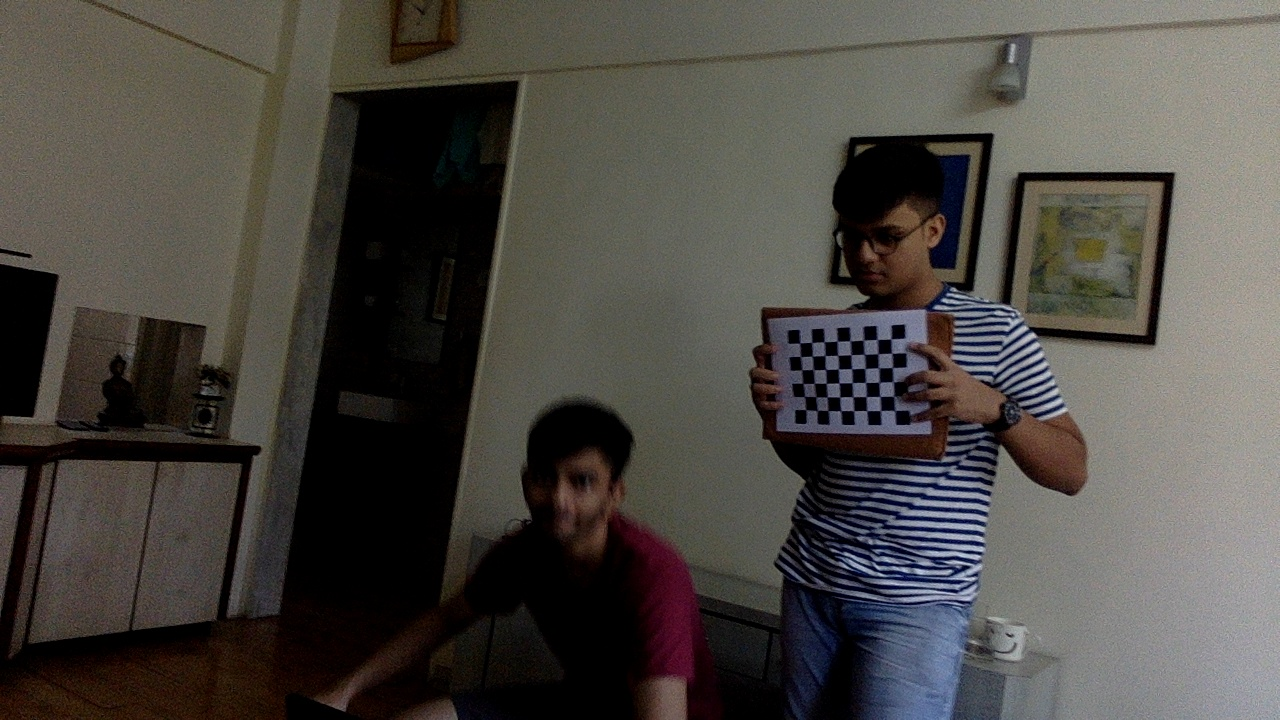
#> input picture Task 0/Task 0.2/picture0.jpg, 1280 x 720 px; its folder holds 4 pictures in this run
$ python calibrate.py
#> lines starting #> are read from the running program, lines starting #| are printed output that depends on the picture
import numpy as np
import cv2
import glob

# termination criteria
criteria = (cv2.TERM_CRITERIA_EPS + cv2.TERM_CRITERIA_MAX_ITER, 30, 0.001)

# prepare object points, like (0,0,0), (1,0,0), (2,0,0) ....,(6,5,0)
objp = np.zeros((6*8,3), np.float32)
objp[:,:2] = np.mgrid[0:8,0:6].T.reshape(-1,2)

# Arrays to store object points and image points from all the images.
objpoints = [] # 3d point in real world space
imgpoints = [] # 2d points in image plane.

images = glob.glob('*.jpg')
ctr = 0
for fname in images:
    img = cv2.imread(fname)
#> img is the input picture: shape (720, 1280, 3); mean B, G, R 67.5, 72.2, 75.8
    gray = cv2.cvtColor(img,cv2.COLOR_BGR2GRAY)
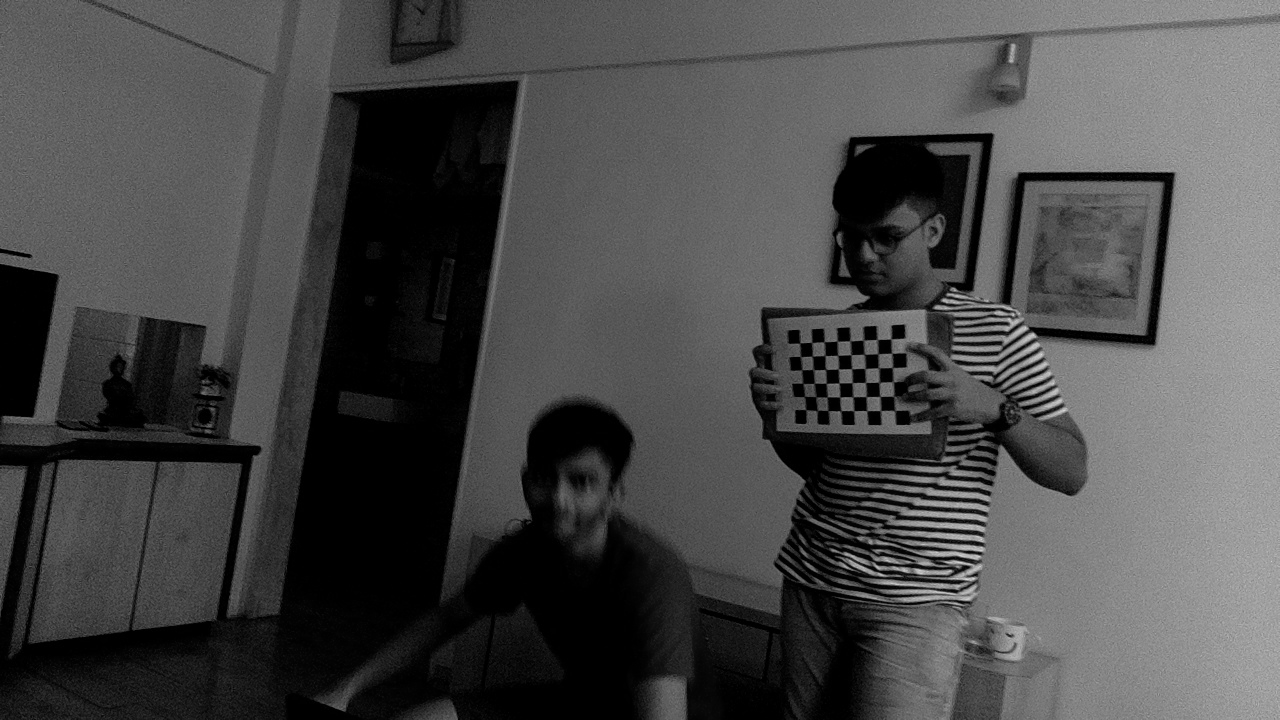
#> gray: shape (720, 1280); min 0, max 218, mean 72.7

    # Find the chess board corners
    ret, corners = cv2.findChessboardCorners(gray, (8,6),None)
#> ret = True; corners = 48 rows, first 8: [799.7, 343.1], [811.6, 342.2], [824, 341.8], [836.8, 340.7], [850, 340.6], [863.5, 340.3], [877.3, 339.3], [890.7, 338.8]

    # If found, add object points, image points (after refining them)
    if ret == True:
        objpoints.append(objp)
        print (fname)

        corners2 = cv2.cornerSubPix(gray,corners,(11,11),(-1,-1),criteria)
#> corners2 = 48 rows, first 8: [806.8, 342.8], [806.9, 342.8], [818.3, 341.9], [830.8, 341.6], [850.2, 340.8], [863.5, 340.1], [877.1, 339.4], [891.1, 339]
        imgpoints.append(corners2)
#> pass 2 of the loop `for fname in images:`:
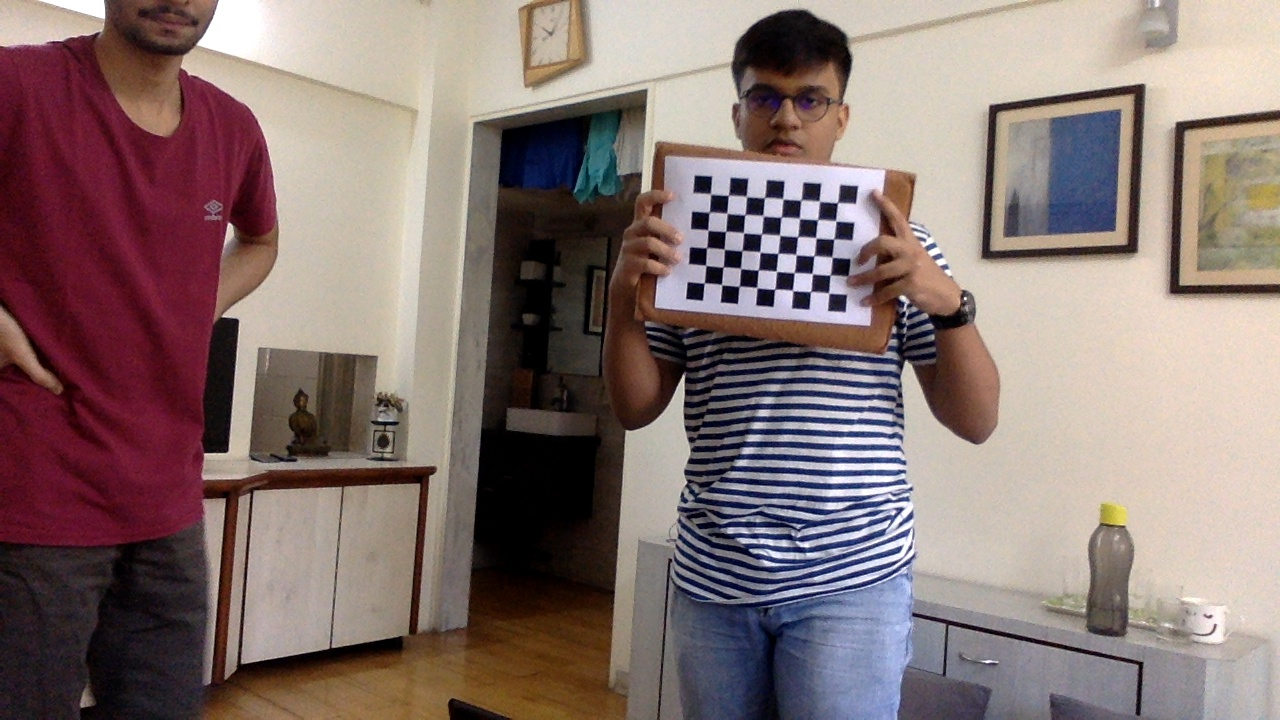
#> input picture Task 0/Task 0.2/picture1.jpg, 1280 x 720 px
#> img is the input picture: shape (720, 1280, 3); mean B, G, R 113.5, 116.3, 134.8
#> `gray = cv2.cvtColor(img,cv2.COLOR_BGR2GRAY)`:
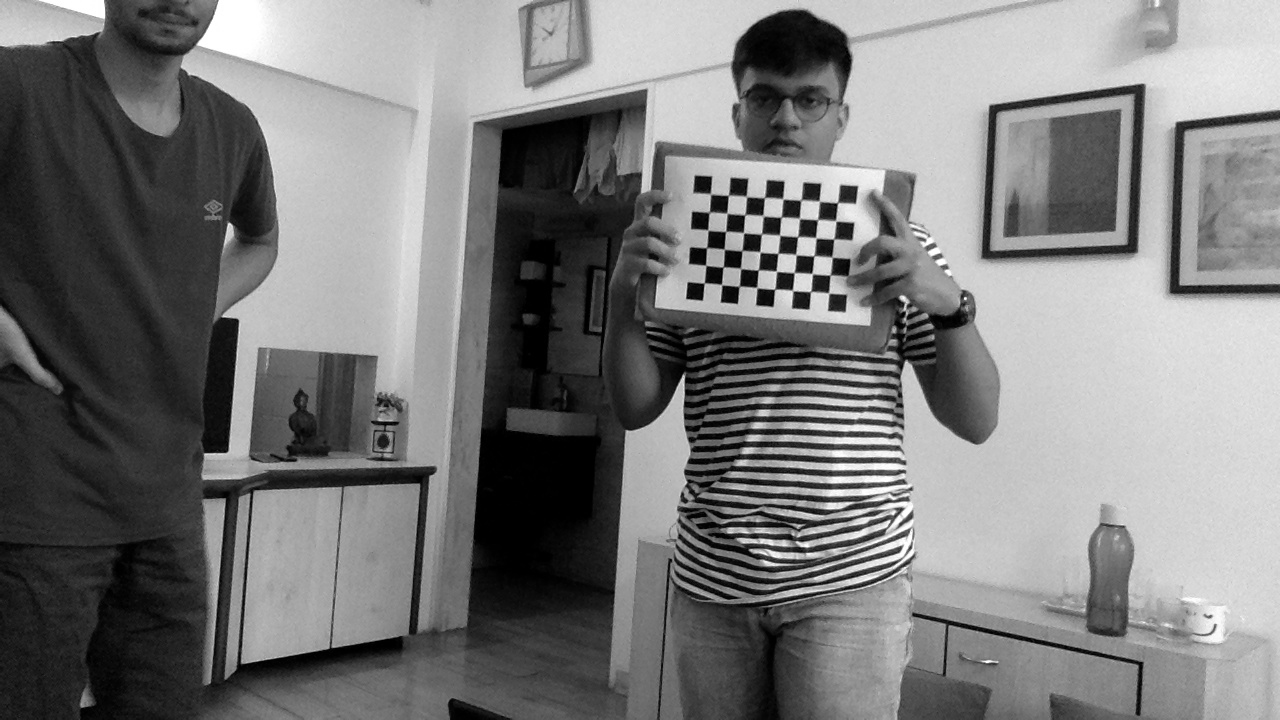
#> gray: shape (720, 1280); min 0, max 255, mean 121.6
#> corners = 48 rows, first 8: [710.5, 194.2], [728, 195.9], [746.6, 197.6], [764.3, 198.4], [782.8, 199.4], [800.4, 200.7], [819.1, 200.7], [837.2, 203]
#> corners2 = 48 rows, first 8: [710.5, 193.9], [728.4, 195.3], [746.5, 196.4], [764.5, 197.6], [782.8, 198.8], [801, 200], [819.3, 201.2], [837.5, 202.7]
#> pass 3 of the loop `for fname in images:`:
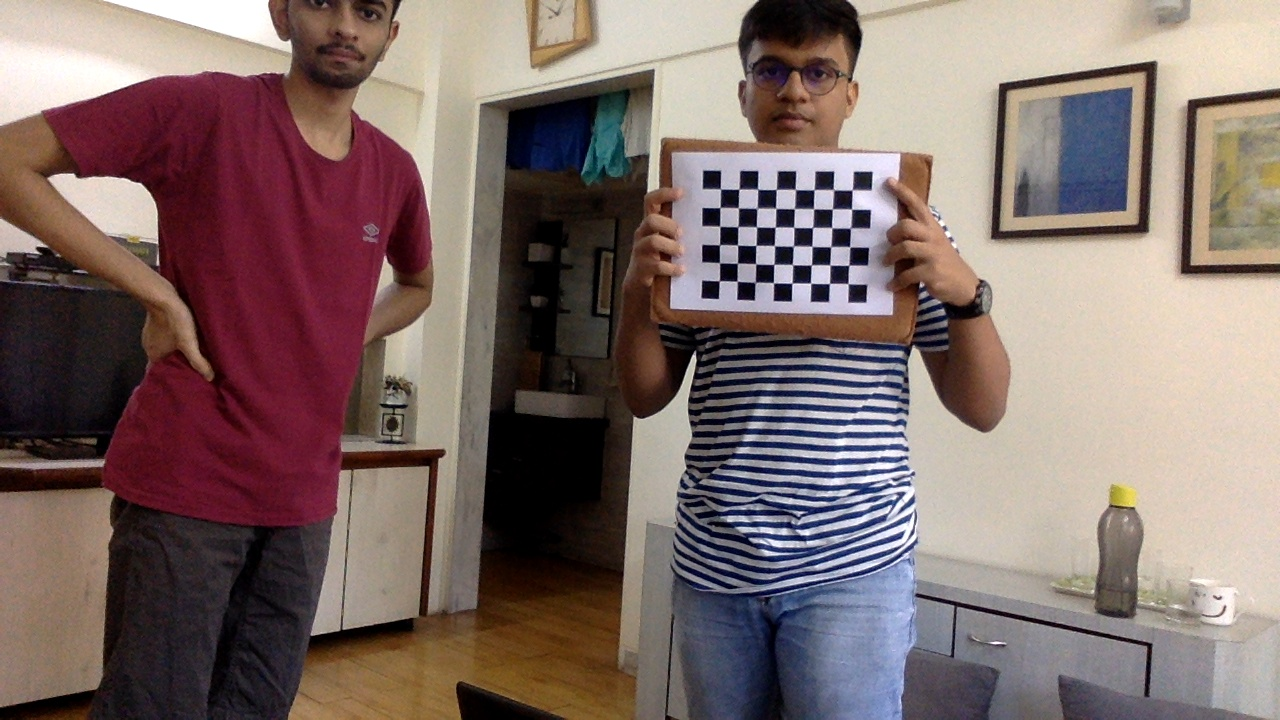
#> input picture Task 0/Task 0.2/picture10.jpg, 1280 x 720 px
#> img is the input picture: shape (720, 1280, 3); mean B, G, R 105.2, 109, 127.5
#> `gray = cv2.cvtColor(img,cv2.COLOR_BGR2GRAY)`:
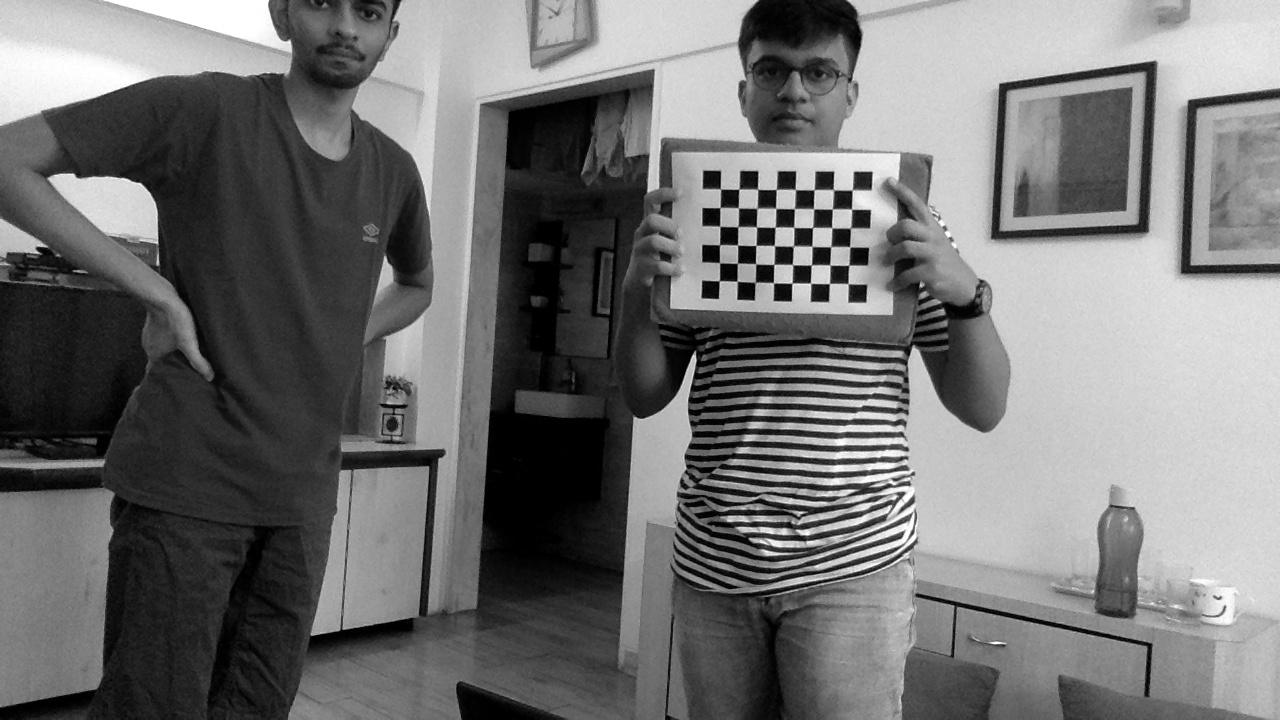
#> gray: shape (720, 1280); min 0, max 255, mean 114.1
#> corners = 48 rows, first 8: [720.6, 189], [738.8, 189.3], [757.6, 189.2], [776, 189.6], [795.3, 189.4], [813.8, 189.8], [833.5, 189.6], [851.8, 190.1]
#> corners2 = 48 rows, first 8: [720.5, 188.9], [738.9, 189.2], [757.6, 189.3], [776.2, 189.4], [795.3, 189.5], [814.1, 189.7], [833.4, 189.7], [852.2, 190]
#> the loop made 4 passes; the first 3 are shown

        # Draw and display the corners
        #img = cv2.drawChessboardCorners(img, (8,6), corners2,ret)
        #cv2.imshow('img',img)
        #cv2.waitKey(1)


ret, mtx, dist, rvecs, tvecs = cv2.calibrateCamera(objpoints, imgpoints, gray.shape[::-1], None, None)
print (mtx, dist)
np.savez("Camera.npz", ret=ret, mtx=mtx, dist=dist, rvecs=rvecs, tvecs=tvecs)


cv2.destroyAllWindows()
